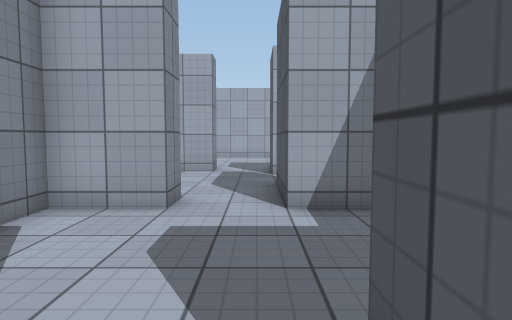
View 1 (above)

24 first-person views from a walk through a Unity game level. The camera is 1.2 m above the floor, tilts 4° down and sees 75° across. The floor is counted in squares, 1 m on a side. Each view is taken from the middle of a square. On the plan, view 1 faces up. The plan holds only what a view shows up to about 14 squares ahead; the rest is blank. Surface patterns are stand-ins for the level's own textures.

View 2
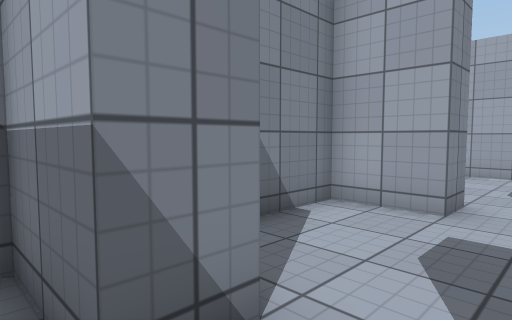

View 3
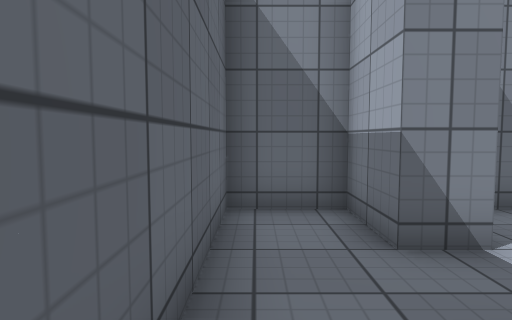

View 4
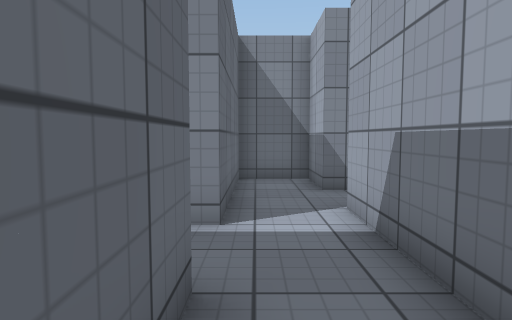

View 5
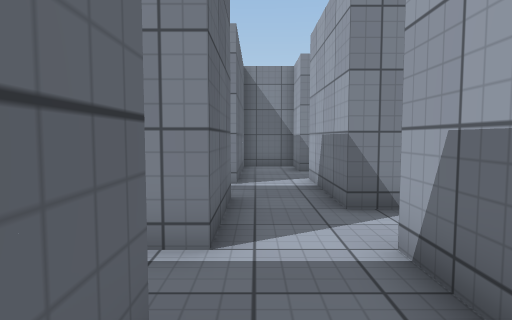

View 6
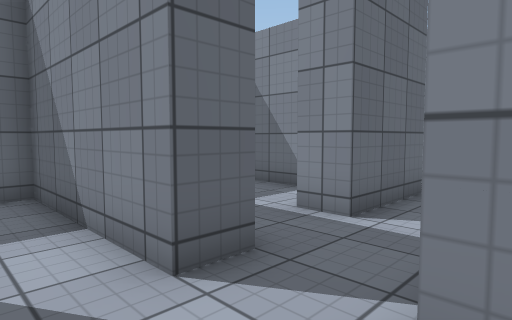

View 7
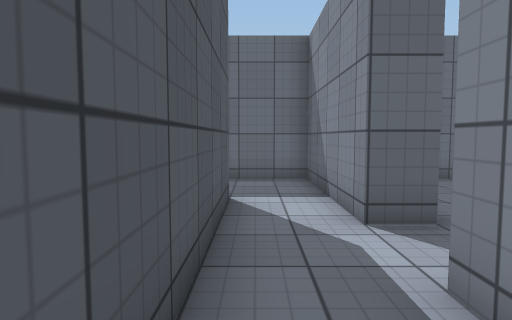

View 8
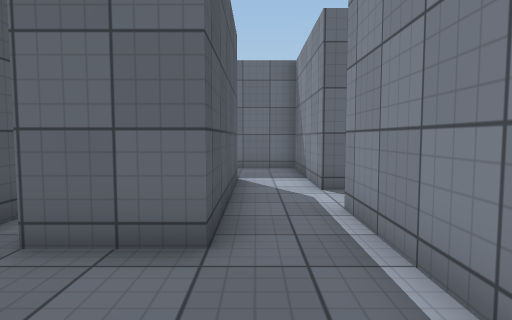

View 9
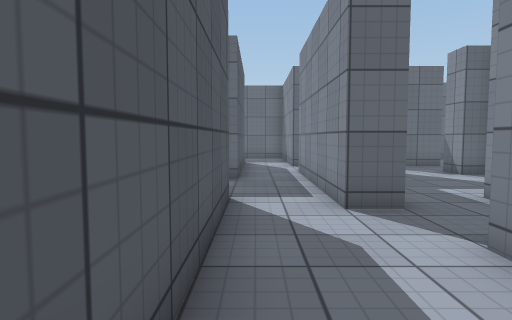

View 10
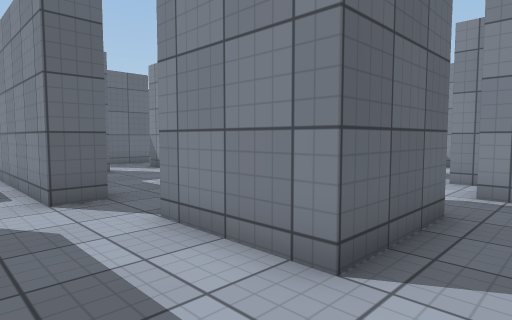

View 11
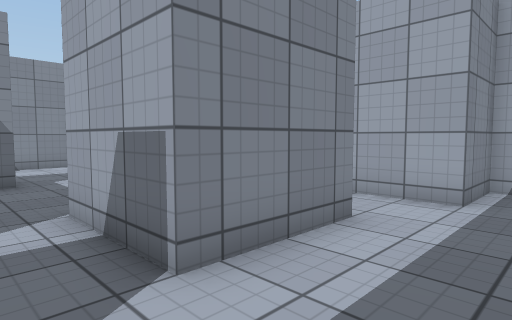

View 12
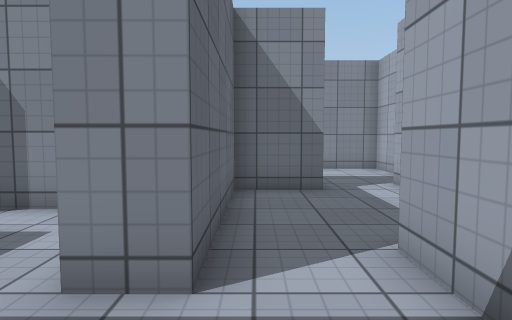

View 13
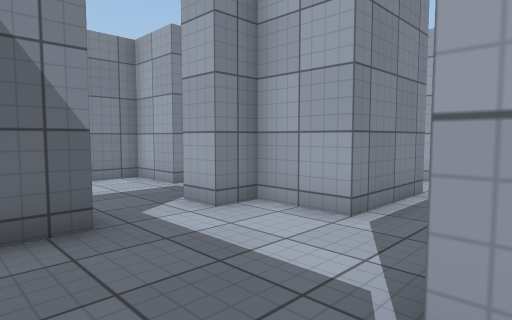

View 14
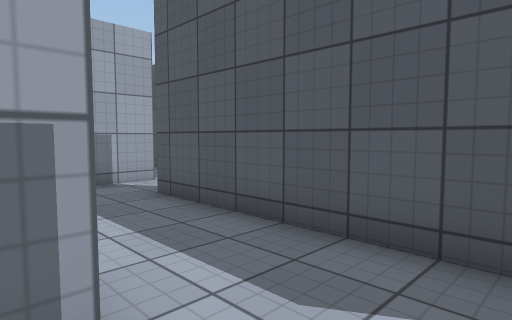

View 15
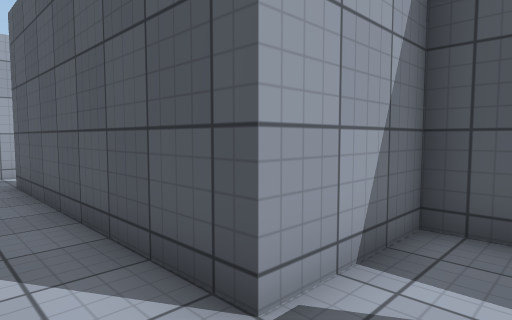

View 16
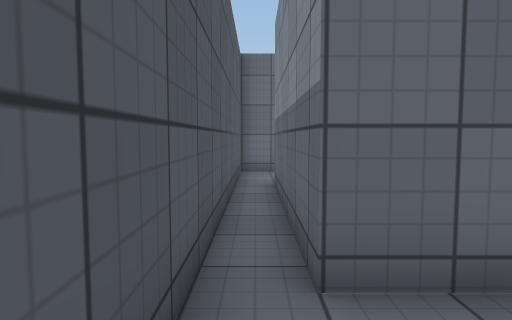

View 17
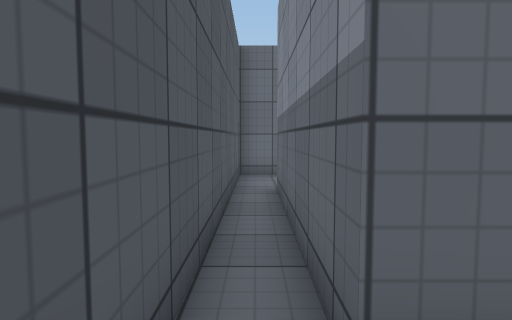

View 18
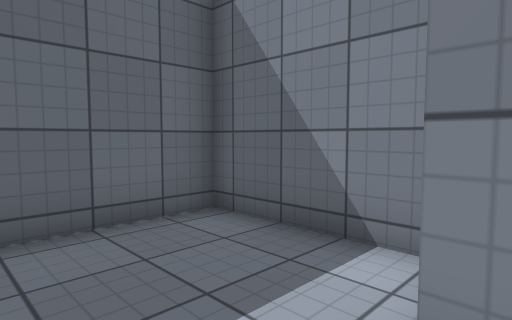

View 19
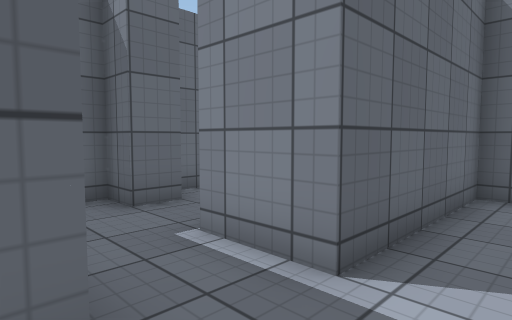

View 20
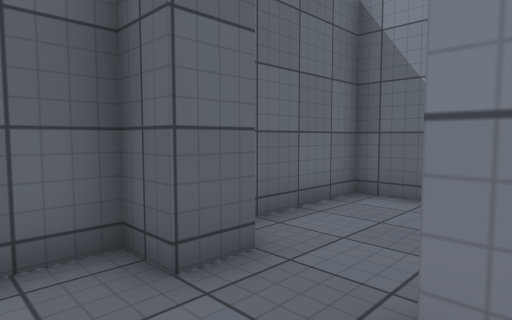

View 21
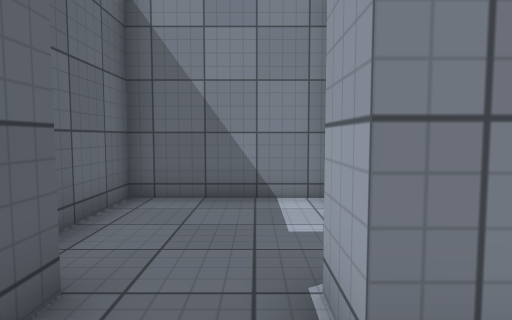

View 22
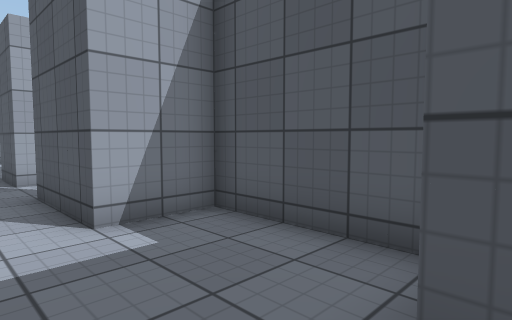

View 23
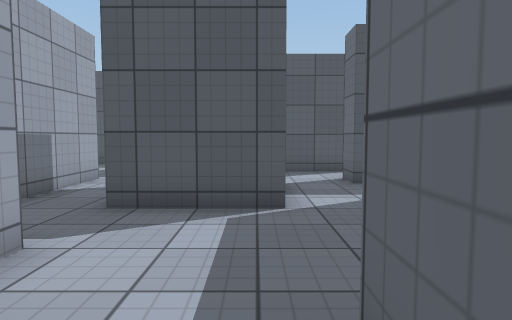

View 24
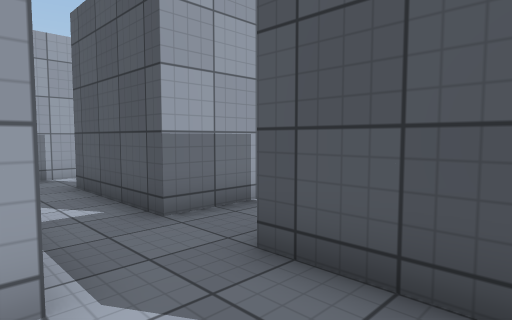

### Floor plan
Points are (right, up) in squares from view 1. A wall is a line through its corners. A room is listed if a view was taken in it or the views show most of it. See-through windows are left out.
Room 1 (views 1, 2)
walls: (-1.5, 0.5) (-3.5, 0.5) (-3.5, -2); (1.5, 0.5) (0.5, 0.5); (-3.5, -1.5) (1.5, -1.5)
ways out: opening at (1, -0.5) to room 2; opening at (-0.5, 1) to room 8
Room 2 (views 3, 19, 20)
walls: (3.5, -1.5) (4.5, -1.5); (1.5, -1.5) (1.5, -3.5); (4.5, 0.5) (1.5, 0.5)
ways out: opening at (1, -0.5) to room 1; opening at (4, -0.5) to room 3; opening at (2.5, -2.5) to room 7
Room 3 (views 4, 18)
walls: (8.5, -1.5) (9.5, -1.5); (8.1, 0.5) (6.5, 0.5); (4.5, -1.5) (6.5, -1.5) (6.5, -2.5)
ways out: opening at (4, -0.5) to room 2; opening at (9, -0.5) to room 4; opening at (5.5, 1) to room 10; opening at (7.5, -2) to room 12
Room 4 (view 5)
walls: (9.5, -1.5) (9.5, -3.5); (11.5, -3.5) (11.5, 0.5)
ways out: opening at (9, -0.5) to room 3; opening at (10.5, 1.5) to room 5; opening at (10.5, -2.5) to room 13
Room 5 (views 6, 7, 15, 16, 17)
walls: (11.5, 0.5) (11.5, 2.5) (13.5, 2.5) (13.5, -3.5); (9.5, 5.5) (9.5, 0.5); (14.5, -3.5) (14.5, 5.5) (11.5, 5.5)
ways out: opening at (10.5, 1.5) to room 4; opening at (10.5, 6) to room 6; opening at (14, -3) to room 13
Room 6 (views 8, 9, 10, 11, 12, 13, 14, 24)
walls: (8.5, 8.5) (5.5, 8.5) (5.5, 11.5) (8.5, 11.5) (8.5, 8.5); (8.5, 6.5) (9.5, 6.5) (9.5, 5.5); (11.5, 5.5) (11.5, 13.6); (3.5, 13.4) (3.5, 11.5) (1.5, 11.5) (1.5, 10.5); (12.6, 15.5) (9.5, 15.5) (9.5, 13.5) (5.5, 13.5); (1.5, 8.5) (1.5, 6.5) (6.5, 6.5) (6.5, 5.5)
ways out: opening at (10.5, 6) to room 5; opening at (1, 9.5) to room 9; opening at (7.5, 6) to room 10; opening at (4.5, 14) to room 14; opening at (12, 14.5)
Room 7 (view 21)
walls: (1.5, -5.5) (1.5, -6.5) (2.6, -6.5)
ways out: opening at (2.5, -2.5) to room 2; opening at (1, -4.5) to room 11
Room 8 (view 22)
walls: (-1.5, 1.6) (-1.5, 0.5); (-1.5, 5.5) (-3.5, 5.5) (-3.5, 2.9); (0.5, 0.5) (0.5, 1.6); (2.5, 2.1) (2.5, 5.5) (0.5, 5.5)
ways out: opening at (-0.5, 1) to room 1; opening at (-0.5, 6) to room 9
Room 9 (view 23)
walls: (-1.5, 6.6) (-1.5, 5.5); (-1.5, 11.5) (-3.5, 11.5) (-3.5, 9); (1.5, 10.5) (0.5, 10.5) (0.5, 11.5); (0.5, 5.5) (0.5, 8.5) (1.5, 8.5)
ways out: opening at (1, 9.5) to room 6; opening at (-0.5, 6) to room 8; opening at (-0.5, 12)
Room 10 (no view inside)
walls: (3.5, 3.8) (3.5, 2.8); (3.8, 1.5) (4.5, 1.5) (4.5, 0.5)
ways out: opening at (5.5, 1) to room 3; opening at (7.5, 6) to room 6
Room 11 (no view inside)
walls: (0.5, -5.5) (1.5, -5.5); (1.5, -3.5) (0.5, -3.5); (-3.5, -2) (-3.5, -6.5) (0, -6.5)
ways out: opening at (1, -4.5) to room 7
Room 12 (no view inside)
walls: (4.5, -3.1) (4.5, -6.5) (7.5, -6.5)
ways out: opening at (7.5, -2) to room 3
Room 13 (no view inside)
walls: (9.5, -3.5) (9.5, -6.5) (14.5, -6.5) (14.5, -3.5)
ways out: opening at (10.5, -2.5) to room 4; opening at (14, -3) to room 5
Room 14 (no view inside)
walls: (3.5, 14.6) (3.5, 13.4); (5.5, 13.5) (5.5, 16.4)
ways out: opening at (4.5, 14) to room 6; opening at (3, 15.5); opening at (4.5, 17)

Where each view was taken, in squares from view 1:
view 1: 0 up, 0 right, facing up
view 2: 0 up, 0 right, facing up-left
view 3: 1 down, 2 right, facing left
view 4: 1 down, 6 right, facing left
view 5: 1 down, 10 right, facing left
view 6: 1 up, 11 right, facing down-left
view 7: 3 up, 11 right, facing down
view 8: 6 up, 11 right, facing down
view 9: 12 up, 11 right, facing down
view 10: 13 up, 11 right, facing down-left
view 11: 7 up, 11 right, facing up-left
view 12: 7 up, 9 right, facing left
view 13: 7 up, 6 right, facing up-left
view 14: 7 up, 8 right, facing up-right
view 15: 4 up, 10 right, facing up-right
view 16: 5 up, 14 right, facing down
view 17: 4 up, 14 right, facing down
view 18: 2 down, 8 right, facing down-left
view 19: 0 up, 4 right, facing down-left
view 20: 3 down, 3 right, facing down-left
view 21: 4 down, 3 right, facing left
view 22: 1 up, 1 left, facing up-right
view 23: 9 up, 0 right, facing right
view 24: 9 up, 3 right, facing up-right
